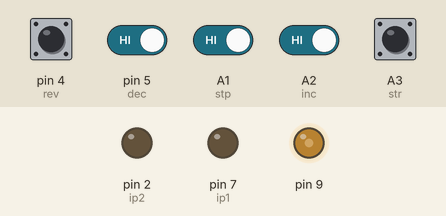
A sketch run on a simulated Arduino Uno, built with avr-gcc and run on an emulated ATmega328P. Shown: output pins drawn as LEDs (lit = HIGH). Inputs (shaded band) come from the test bench; at power-on: A1 (stp), A2 (inc), A3 (str), pin 4 (rev), pin 5 (dec) HIGH.

Above: at 1.2 s.
1.3 s: pin 5 (dec) driven LOW
At 2.2 s:
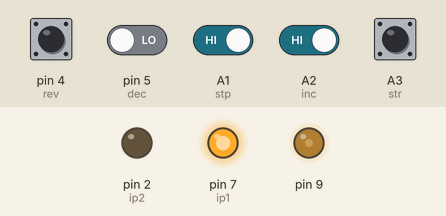
4.3 s: pin 4 (rev) pulled LOW for 0.15 s
At 7.1 s:
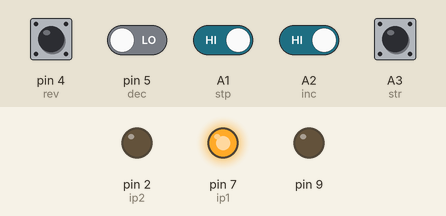
7.4 s: A1 (stp) driven LOW
At 7.7 s:
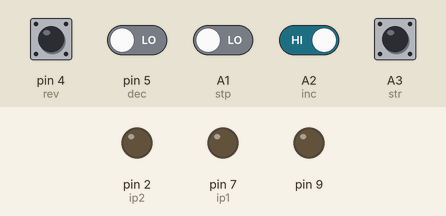
8.9 s: pin 4 (rev) pulled LOW for 1 s
At 9.7 s:
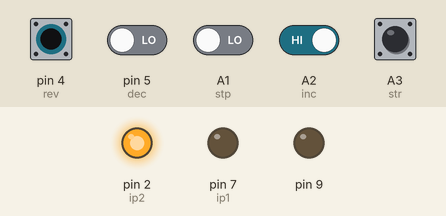
11.4 s: A2 (inc) driven LOW
At 11.9 s:
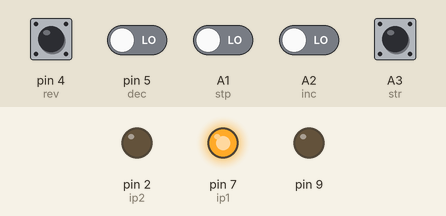
14.4 s: A2 (inc) driven HIGH
At 15.5 s:
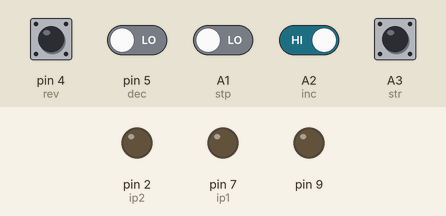
Timing chart, 0 to 16.9 s (numbered marks = the images above; inputs shaded):
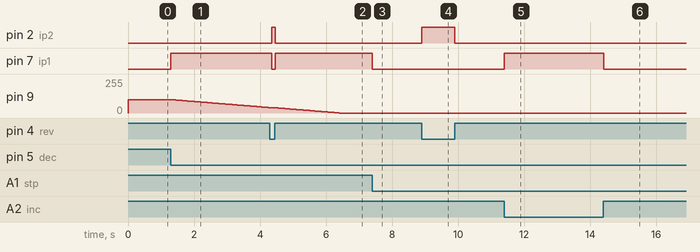

The sketch:

dcmotor25Aug22.ino
```cpp
/*
  ###########################################################
  #DC Motor interface with Arduino Uno
  #Compony Name- Logsun Systems
  #Developer- Yogesh Gunjal
  ###########################################################
*/
int str = A3;
int rev = 4;
int inc = A2;
int dec = 5;
int stp = A1;
int ip1 = 7;
int ip2 = 2;
int count = 100;
int val1, val2, val3, val4, val5;
void setup() {
  pinMode(9, OUTPUT);
  pinMode(str, INPUT_PULLUP);
  pinMode(rev, INPUT_PULLUP);
  pinMode(ip1, OUTPUT);
  pinMode(ip2, OUTPUT);
}

void loop() {
  // put your main code here, to run repeatedly:
  val1 = digitalRead(str);
  val2 = digitalRead(rev);
  val3 = digitalRead(inc);
  val4 = digitalRead(dec);
  val5 = digitalRead(stp);
  analogWrite(9, count);
  if (val3 == 0)
  {
    if (count < 500)
    {
      digitalWrite(ip1, HIGH);
      digitalWrite(ip2, LOW);
      count++;
      delay(50);
    }
  }
  if (val4 == 0)
  {
    if (count > 0)
    {
      digitalWrite(ip1, HIGH);
      digitalWrite(ip2, LOW);
      count--;
      delay(50);
    }
  }
  if (val5 == 0)
  {
    digitalWrite(9, LOW);
    digitalWrite(ip1, LOW);
    digitalWrite(ip2, LOW);
  }
  if (val1 == 0)
  {
    digitalWrite(ip1, HIGH);
    digitalWrite(ip2, LOW);
    delay(100);
  }
  if (val2 == 0)
  {
    digitalWrite(ip1, LOW);
    digitalWrite(ip2, HIGH);
    delay(100);
  }
}
```

Measured:
- after the input at 1.3 s, pin 7 (ip1): LOW → HIGH at once; pin 9: moves from 100/255 to 41/255 over 2.9 s, starting after 0.05 s
- after the input at 4.3 s, pin 2 (ip2): LOW → HIGH after 0.05 s, → LOW 0.10 s later; pin 7 (ip1): HIGH → LOW after 0.05 s, → HIGH 0.10 s later
- after the input at 7.4 s, pin 7 (ip1): HIGH → LOW at once
- after the input at 8.9 s, pin 2 (ip2): LOW → HIGH at once, → LOW 1.0 s later
- after the input at 11.4 s, pin 7 (ip1): LOW → HIGH at once
- after the input at 14.4 s, pin 7 (ip1): HIGH → LOW at once
